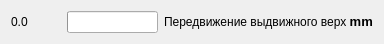
    <widget class="QWidget" name="layoutWidget_41">
     <property name="geometry">
      <rect>
       <x>10</x>
       <y>410</y>
       <width>367</width>
       <height>23</height>
      </rect>
     </property>
     <layout class="QHBoxLayout" name="horizontalLayout_47">
      <item>
       <widget class="QLabel" name="label_93">
        <property name="sizePolicy">
         <sizepolicy hsizetype="Fixed" vsizetype="Fixed">
          <horstretch>0</horstretch>
          <verstretch>0</verstretch>
         </sizepolicy>
        </property>
        <property name="minimumSize">
         <size>
          <width>50</width>
          <height>0</height>
         </size>
        </property>
        <property name="text">
         <string>0.0</string>
        </property>
       </widget>
      </item>
      <item>
       <widget class="QProgressBar" name="progressBar_47">
        <property name="maximumSize">
         <size>
          <width>108</width>
          <height>16777215</height>
         </size>
        </property>
        <property name="statusTip">
         <string/>
        </property>
        <property name="whatsThis">
         <string notr="true"/>
        </property>
        <property name="value">
         <number>0</number>
        </property>
        <property name="textVisible">
         <bool>false</bool>
        </property>
       </widget>
      </item>
      <item>
       <widget class="QLabel" name="label_94">
        <property name="text">
         <string>&lt;html&gt;&lt;head/&gt;&lt;body&gt;&lt;p&gt;Передвижение выдвижного верх &lt;span style=&quot; font-size:10pt; font-weight:600;&quot;&gt;mm&lt;/span&gt;&lt;/p&gt;&lt;/body&gt;&lt;/html&gt;</string>
        </property>
       </widget>
      </item>
     </layout>
    </widget>
